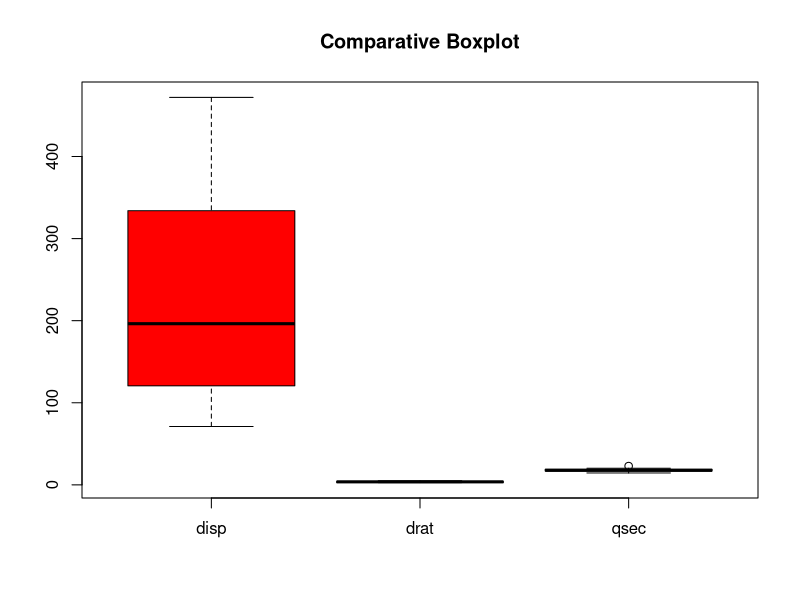
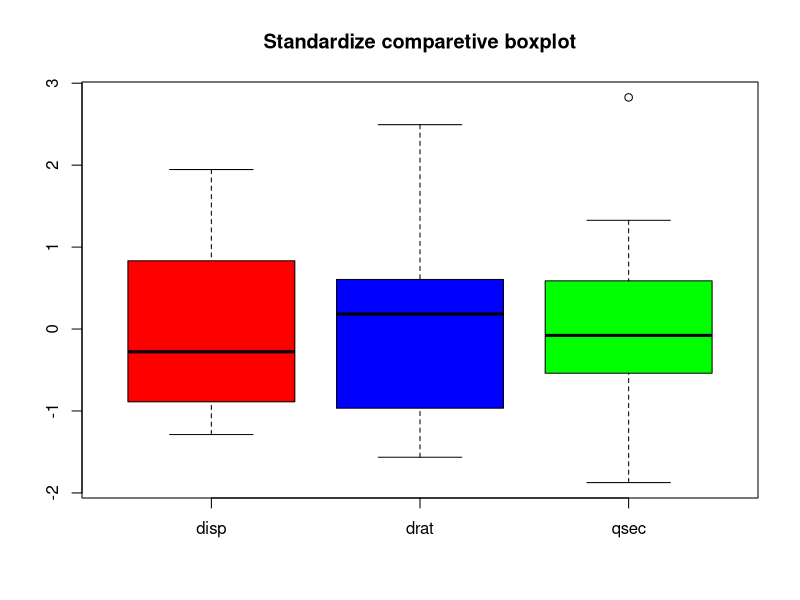

R code for these plots, in order:
#Problem6 - a

mad1 = function(x) {
  mean_abs_dev = mean(abs(x - mean(x)))
  return(mean_abs_dev)
}

mad1(cars$speed)
mad1(cars$dist)

mad2 = function(x){
  median_abs_dev = mean(abs(x - median(x)))
  return(median_abs_dev)
}

mad2(cars$speed)
mad2(cars$dist)


# b
Standardize = function(x) {
  standatized = (x - mean(x)) / sd(x)
  return(standatized)
}

Standardize(cars$speed)

my_cars = data.frame(
  disp = mtcars$disp,
  drat = mtcars$drat,
  qsec = mtcars$qsec
)

boxplot(my_cars, main="Comparative Boxplot",
        col=c("red", "blue", "green"), names=c("disp", "drat", "qsec"))


sd_my_cars = sapply(my_cars, Standardize)

boxplot(sd_my_cars, main="Standardize comparetive boxplot", col=c("red", "blue", "green"),  names=c("disp", "drat", "qsec"))








